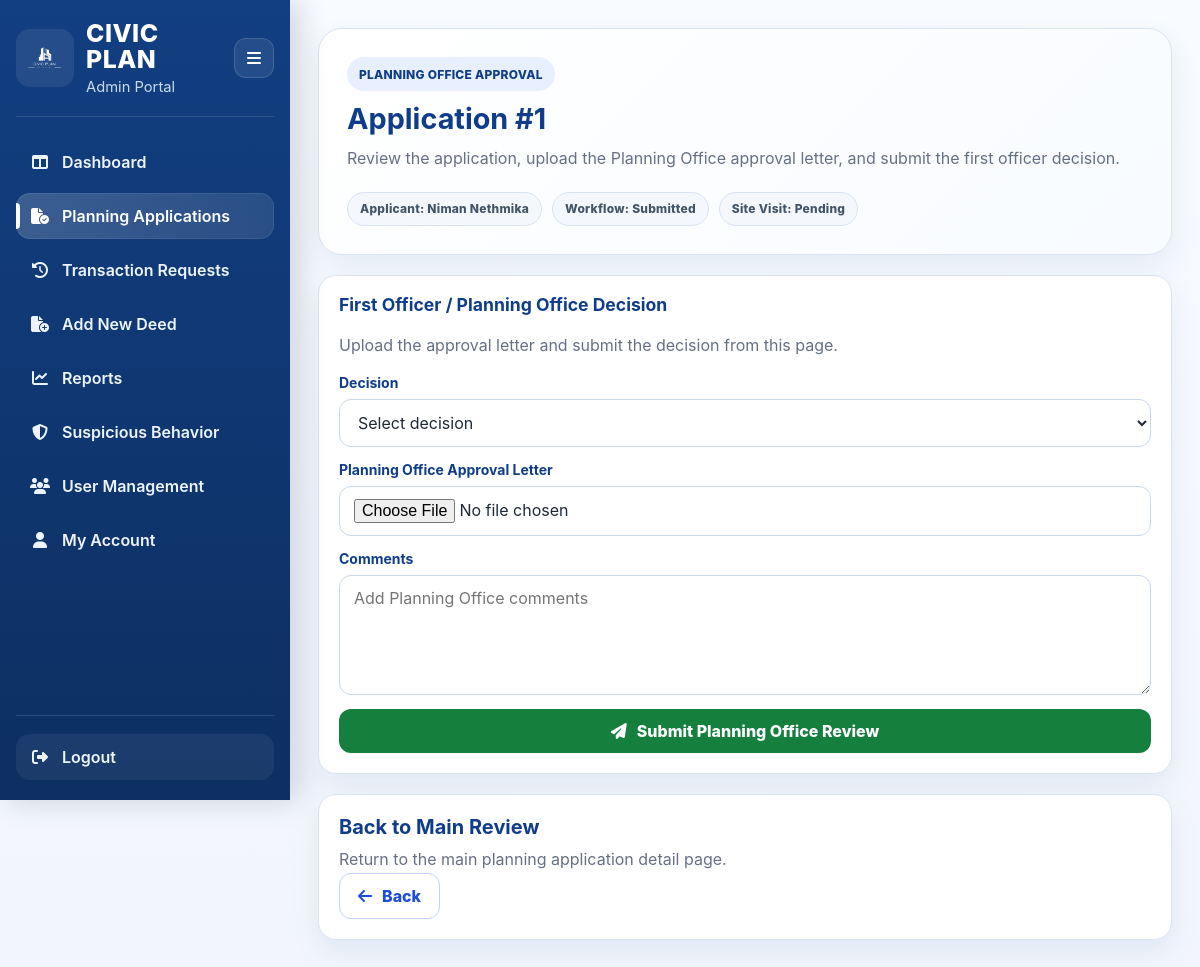
Before: /admin/planning-applications/1/planning-office (signed in) with the older database file.
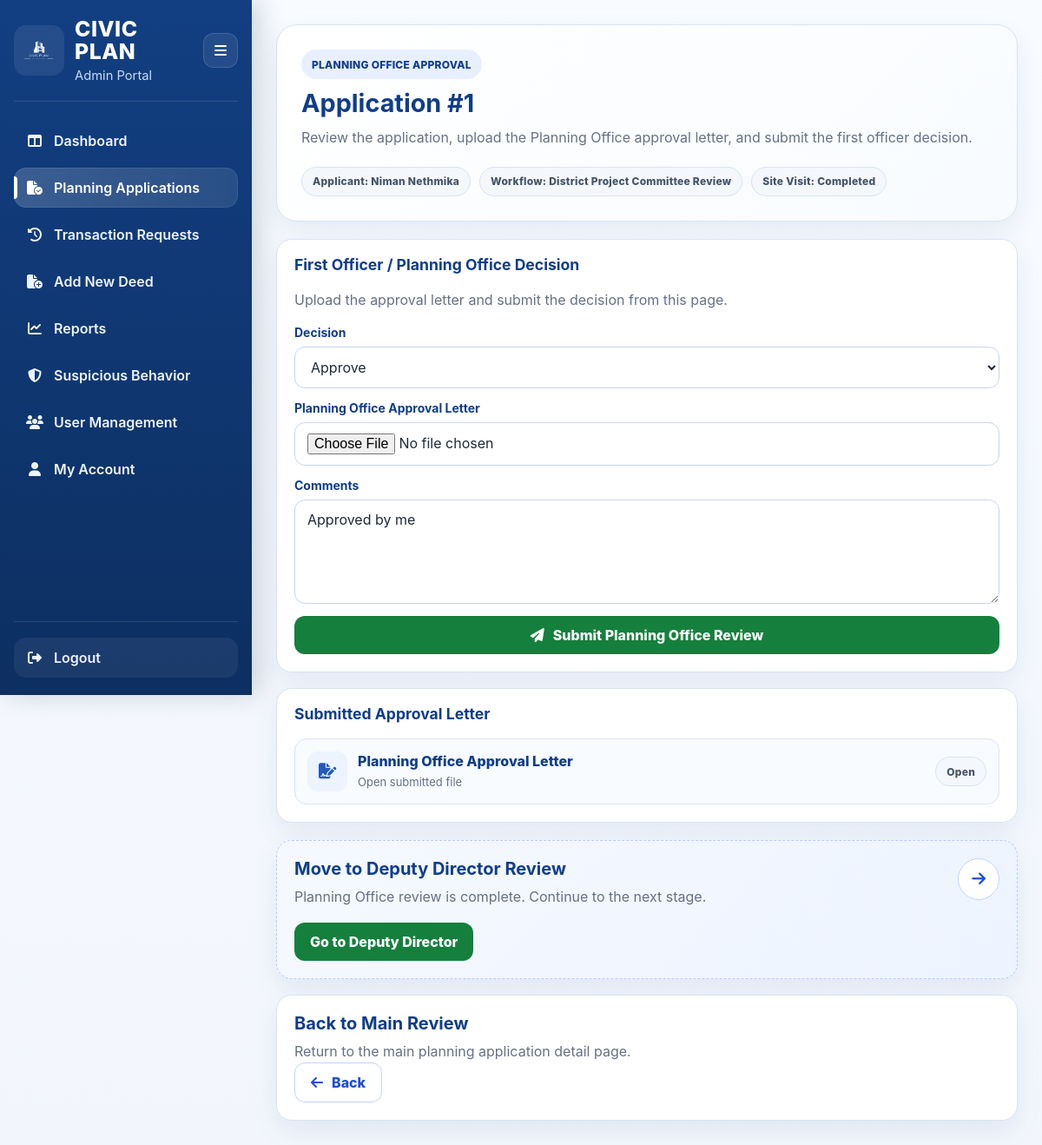
After: the same page with the newer database file.
### tables this page shows
CREATE TABLE planning_applications (
        application_id INTEGER PRIMARY KEY AUTOINCREMENT,
        user_id INTEGER NOT NULL,
        status TEXT NOT NULL DEFAULT 'Draft',
        current_step TEXT DEFAULT '1',
        created_at TEXT DEFAULT CURRENT_TIMESTAMP,
        updated_at TEXT DEFAULT CURRENT_TIMESTAMP,
        reviewed_by INTEGER,
        reviewed_at TEXT,
        admin_comment TEXT,
        decision_pdf_path TEXT,
        workflow_stage TEXT DEFAULT 'Submitted',

        site_visit_required INTEGER DEFAULT 1,
        site_visit_status TEXT DEFAULT 'Pending',

        additional_docs_required INTEGER DEFAULT 0,

        planning_office_decision TEXT,
        planning_office_comment TEXT,
        planning_office_letter_path TEXT,

        first_officer_decision TEXT,
        first_officer_comment TEXT,
        first_officer_by INTEGER,
        first_officer_at TEXT,

        deputy_director_decision TEXT,
        deputy_director_comment TEXT,
        deputy_director_by INTEGER,
        deputy_director_at TEXT,

        committee_decision TEXT,
        committee_comment TEXT,
        committee_by INTEGER,
        committee_at TEXT, first_officer_letter_path TEXT, deputy_director_letter_path TEXT,

        FOREIGN KEY (user_id) REFERENCES users(user_id)
    );

### routes/admin_planning_application_routes.py (the view)
@admin_planning_bp.route("/admin/planning-applications/<int:application_id>/planning-office", endpoint="planning_office_approval")
def planning_office_approval(application_id):
    admin_user, redirect_response = admin_required()
    if redirect_response:
        return redirect_response
    data = fetch_full_application_bundle(application_id)
    if not data:
        flash("Application not found.", "error")
        return redirect(url_for("admin_planning.admin_planning_applications"))
    return render_template(
        "planning_office_approval.html",
        user=admin_user,
        application=data["application"],
        attachments=data["attachments"],
        requested_documents=data["requested_documents"],
        workflow_history=data["workflow_history"],
        active_page="planning_applications",
    )

### database/db_connection.py (called while the page is built)
def get_connection():
    conn = sqlite3.connect(DB_PATH)
    conn.row_factory = sqlite3.Row
    conn.execute("PRAGMA foreign_keys = ON")
    return conn

### routes/admin_routes.py (called while the page is built)
def get_current_user():
    if "user_id" not in session:
        return None
    conn = get_connection()
    cursor = conn.cursor()
    cursor.execute(
        """
        SELECT *
        FROM users
        WHERE user_id = ?
        """,
        (session["user_id"],),
    )
    user = cursor.fetchone()
    conn.close()
    return user

def admin_required():
    user = get_current_user()
    if not user:
        track_unauthorized_access()
        flash("Please sign in first.", "error")
        return None, redirect(url_for("auth.login"))
    if not user["is_admin"]:
        track_unauthorized_access()
        flash("Admin access only.", "error")
        return None, redirect(url_for("main.dashboard"))
    return user, None

### routes/password_reset_routes.py (called while the page is built)
def _is_logged_in_user():
    return session.get("user_id") is not None or session.get("admin_id") is not None

### templates/planning_office_approval.html (shortened to what the changed rows need)
<!DOCTYPE html>
<html lang="en">
<head>
    <link rel="stylesheet" href="{{ url_for('static', filename='admin_sidebar.css') }}">
    <link rel="stylesheet" href="{{ url_for('static', filename='admin_planning_office_approval.css') }}">
    <link rel="stylesheet" href="https://cdnjs.cloudflare.com/ajax/libs/font-awesome/6.5.0/css/all.min.css">
</head>
<body>
    <div class="dashboard-shell">
        {% include 'partials/admin_sidebar.html' %}
        <main class="main-content">
            <div class="page-shell">
                <section class="topbar">
                    <div class="topbar-left">
                        <span class="page-kicker">Planning Office Approval</span>
                        <h1>Application #{{ application['application_id'] }}</h1>
                        <p>
                            Review the application, upload the Planning Office approval letter,
                            and submit the first officer decision.
                        </p>
                    </div>
                    <div class="topbar-right">
                        <span class="chip">Applicant: {{ application['first_name'] }} {{ application['last_name'] }}</span>
                        <span class="chip">Workflow: {{ application['workflow_stage'] or '-' }}</span>
                        <span class="chip">Site Visit: {{ application['site_visit_status'] or '-' }}</span>
                    </div>
                </section>
                <section class="approval-page-grid">
                    <div class="left-column">
                        <div class="card">
                            <div class="card-header">
                                <h2 class="card-title">First Officer / Planning Office Decision</h2>
                            </div>
                            <div class="card-body">
                                <form method="POST"
                                      action="{{ url_for('admin_planning.submit_planning_office_review', application_id=application['application_id']) }}"
                                      enctype="multipart/form-data"
                                      class="stage-form">
                                    <div class="form-group">
                                        <label for="decision">Decision</label>
                                        <select id="decision" name="decision" required>
                                            <option value="">Select decision</option>
                                            <option value="Approved"
                                                {% if application['planning_office_decision'] == 'Approved' %}selected{% endif %}>
                                                Approve
                                            </option>
                                        </select>
                                    </div>
                                    <div class="form-group">
                                        <label for="po_comment">Comments</label>
                                        <textarea id="po_comment"
                                                  name="po_comment"
                                                  placeholder="Add Planning Office comments">{{ application['planning_office_comment'] or '' }}</textarea>
                                    </div>
                                </form>
                            </div>
                        </div>
                        {% if application['planning_office_letter_path'] %}
                        <div class="card">
                            <div class="card-header">
                                <h2 class="card-title">Submitted Approval Letter</h2>
                            </div>
                            <div class="card-body">
                                <a class="doc-card"
                                   href="/{{ application['planning_office_letter_path'] }}"
                                   target="_blank">
                                    <div class="doc-left">
                                        <div class="doc-icon">
                                            <i class="fa-solid fa-file-signature"></i>
                                        </div>
                                        <div>
                                            <div class="doc-title">Planning Office Approval Letter</div>
                                            <div class="doc-sub">Open submitted file</div>
                                        </div>
                                    </div>
                                    <span class="doc-badge">Open</span>
                                </a>
                            </div>
                        </div>
                        {% endif %}
                    </div>
                    <div class="right-column">
                        {% if application['planning_office_decision'] in ['Approved', 'Rejected'] %}
                        <div class="action-card highlight-card">
                            <div class="action-card-top">
                                <div>
                                    <h3>Move to Deputy Director Review</h3>
                                    <p>Planning Office review is complete. Continue to the next stage.</p>
                                </div>
                                <div class="arrow-icon">
                                    <i class="fa-solid fa-arrow-right"></i>
                                </div>
                            </div>
                            <a class="btn btn-success"
                               href="{{ url_for('admin_planning.deputy_director_review_page', application_id=application['application_id']) }}">
                                Go to Deputy Director
                            </a>
                        </div>
                        {% endif %}
                    </div>
                </section>
            </div>
        </main>
    </div>
</body>
</html>

Changed rows visible on the page:
changed planning_applications id 1: workflow_stage "Submitted" → "District Project Committee Review"; site_visit_status "Pending" → "Completed"; decision (not shown) → "Approve"; po_comment (not shown) → "Approved by me"; planning_office_decision empty → "Approved" (drawn)
Other visible differences:
form field decision: "Select decision" → (not shown)
text now shown: "Submitted Approval Letter Planning Office Approval Letter Open submitted file Open Move to Deputy Director Review Planning Office review is complete. Continue to the next stage. Go to Deputy Director"
